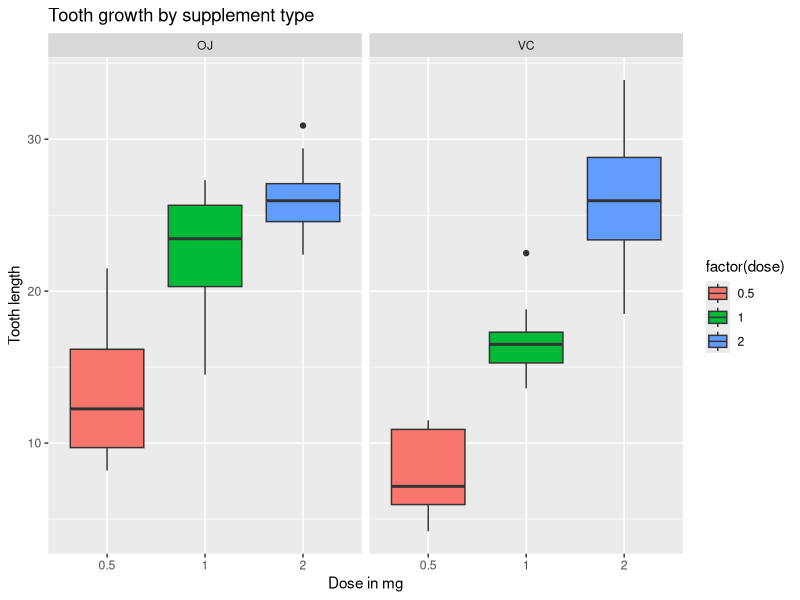
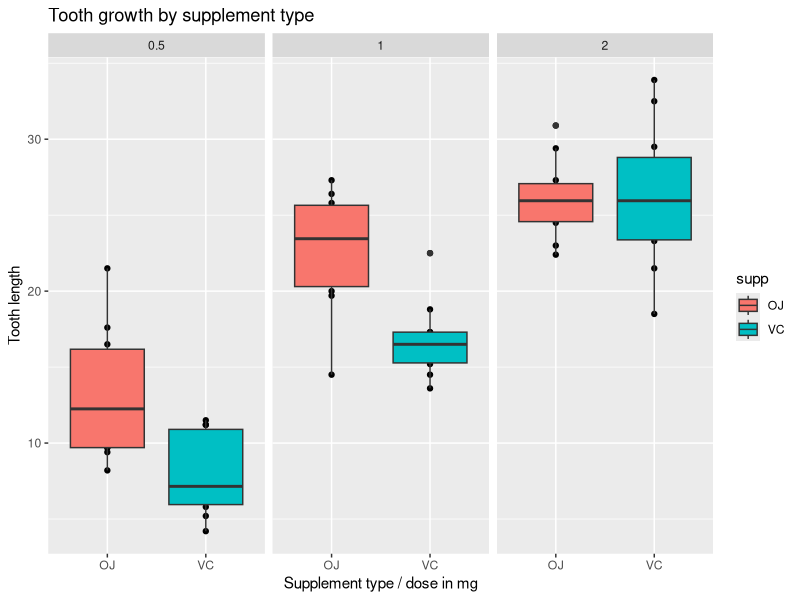

Generate these figures, in order, with R: (Note: this script raises an error after producing the figures.)
## ---- chunk 1
## Let's load some libraries we need.
library(data.table)
library(ggplot2)
library(datasets)
data(ToothGrowth)
## ---- chunk 2
## Dimensions of dataset
dim(ToothGrowth)

## Structure of dataset
str(ToothGrowth)

## Are there any missing values?
sum(is.na(ToothGrowth))

## What are the first 10 values?
head(ToothGrowth, 10)

## What are some basic statistics of the data?
summary(ToothGrowth)
## ---- chunk 3
ggplot(data = ToothGrowth, aes(x=factor(dose), y=len, fill=factor(dose))) +
  geom_boxplot() + 
  facet_grid(. ~ supp) +
  xlab("Dose in mg") +   
  ylab("Tooth length") +  
  ggtitle("Tooth growth by supplement type")
## ---- chunk 4
qplot(supp,len,data=ToothGrowth, facets=~dose, 
      main="Tooth growth by supplement type"
      ,xlab="Supplement type / dose in mg", 
      ylab="Tooth length") + 
    geom_boxplot(aes(fill = supp))
## ---- chunk 5
t.test(len ~ supp, paired=FALSE, var.equal=FALSE, data=ToothGrowth[ToothGrowth$dose == 0.5, ])
## ---- chunk 6
t.test(len ~ supp, paired=FALSE, var.equal=FALSE, data=ToothGrowth[ToothGrowth$dose == 1.0, ])
## ---- chunk 7
t.test(len ~ supp, paired=FALSE, var.equal=FALSE, data=ToothGrowth[ToothGrowth$dose == 2.0, ])
## ---- chunk 8
VC.5 <- ToothGrowth[ToothGrowth$supp == 'VC' & ToothGrowth$dose == 0.5, ]
VC1 <- ToothGrowth[ToothGrowth$supp == 'VC' & ToothGrowth$dose == 1.0, ]
VC2 <- ToothGrowth[ToothGrowth$supp == 'VC' & ToothGrowth$dose == 2.0, ]

t.test(VC.5$len, VC1$len, paired=FALSE, var.equal=FALSE)
## ---- chunk 9
t.test(VC1$len, VC2$len, paired=FALSE, var.equal=FALSE)
## ---- chunk 10
OJ.5 <- ToothGrowth[ToothGrowth$supp == 'OJ' & ToothGrowth$dose == 0.5, ]
OJ1 <- ToothGrowth[ToothGrowth$supp == 'OJ' & ToothGrowth$dose == 1.0, ]
OJ2 <- ToothGrowth[ToothGrowth$supp == 'OJ' & ToothGrowth$dose == 2.0, ]

t.test(OJ.5$len, OJ1$len, paired=FALSE, var.equal=FALSE)
## ---- chunk 11
t.test(OJ1$len, OJ2$len, paired=FALSE, var.equal=FALSE)
